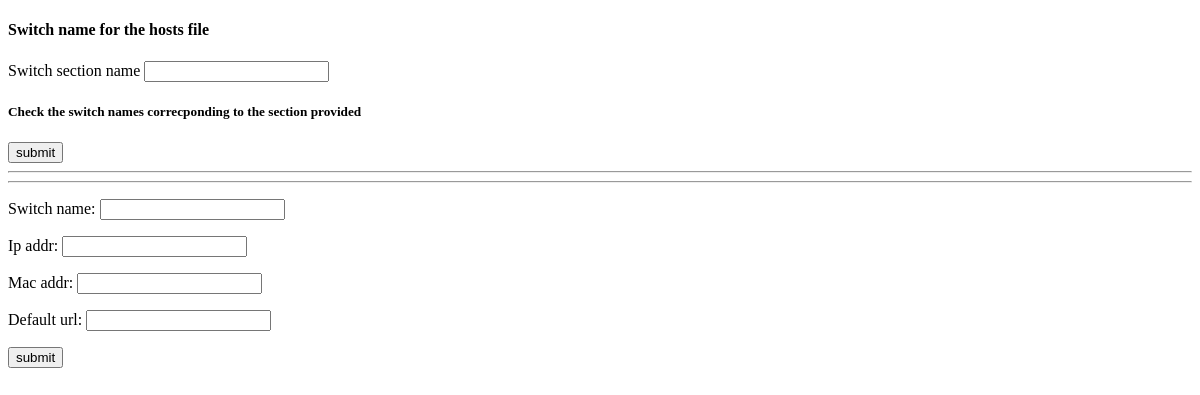
Before: / with the older database file.
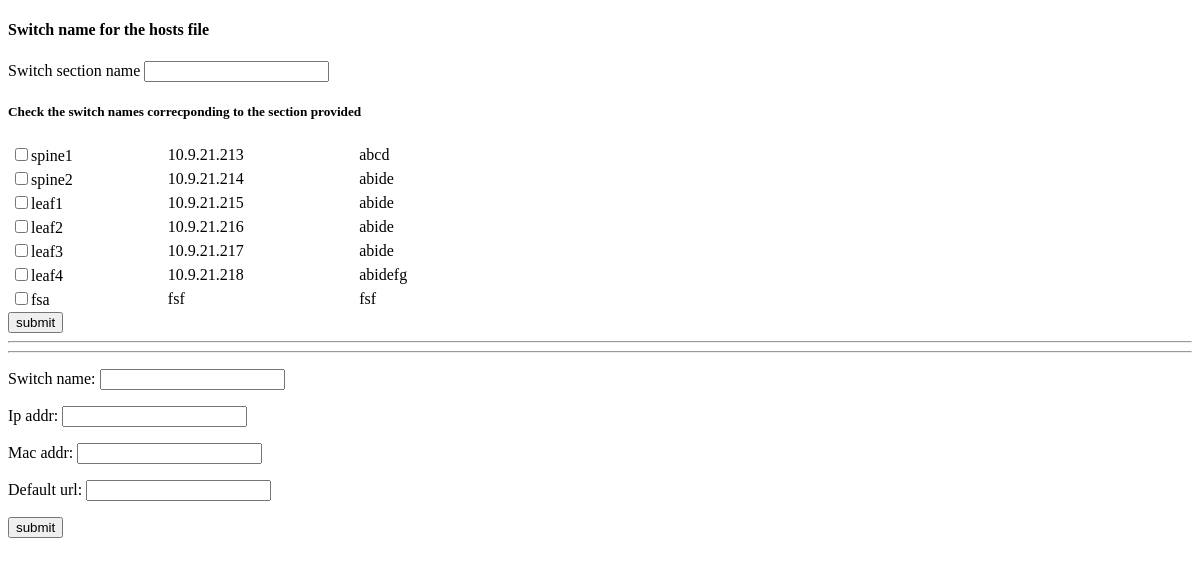
After: the same page with the newer database file.
### dhcp/models.py (models this page shows, shortened)
class Post(models.Model):
    switch_name = models.CharField(max_length=100)
    ip_addr = models.CharField(max_length=100)
    mac_addr = models.CharField(max_length=100)
    default_url = models.CharField(max_length=100)

### dhcp/views.py (the view)
# urls.py: url(r'^$', views.dhcp_switch_add, name='dhcp_switch_add'),
def dhcp_switch_add(request):
    global dhcp_config
    display = Post.objects.all()
    if request.method == "POST":
        form = DhcpForm(request.POST)
        if form.is_valid():
            name = form.cleaned_data['switch_name']
            ip_addr = form.cleaned_data['ip_addr']
            mac_addr = form.cleaned_data['mac_addr']
            default_url = form.cleaned_data['default_url']
            form.save()
            dhcp_file = open(dhcp_config, "a")
            str_onie = "\nhost " + name
            str_onie += "{\nhardware ethernet " + ip_addr
            str_onie += ";\nfixed-address " + mac_addr
            str_onie += ";\noption host-name \"" + name + "\""
            str_onie += ";\noption default-url = \"" + default_url + "\""
            str_onie += ";\n}\n"
            dhcp_file.write(str_onie)
            dhcp_file.close()
            return render(request, 'dhcp/dhcp_switch_add.html', {'form': form, 'display': display})
    else:
        form = DhcpForm()
        return render(request, 'dhcp/dhcp_switch_add.html', {'form': form, 'display': display})

### dhcp/forms.py
class DhcpForm(forms.ModelForm):
    class Meta:
        model = Post
        fields = ('switch_name', 'ip_addr', 'mac_addr', 'default_url', )

### dhcp/templates/dhcp/dhcp_switch_add.html (shortened to what this page needs)
<!DOCTYPE html>
<html lang="en">
<head>
</head>
<body>
<h4>Switch name for the hosts file</h4>
<div>
<form action="{% url 'make_host_file' %}" method="post">{% csrf_token %}
    <label for="ip_addr">Switch section name </label>
    <input  type="text"  name="section_name"><br>
    <h5>Check the switch names correcponding to the section provided</h5>
    <table style="width:40%">
        {% for post in display %}
            <tr>
                <td><input type="checkbox" name="switch" value="{{ post.switch_name }}">{{ post.switch_name }}</td>
                <td>{{ post.ip_addr }}</td>
                <td>{{ post.mac_addr }}</td>
            </tr>
        {% endfor %}
    </table>
    <input type="submit" value="submit">
</form>
</div>
<hr>
<hr>
<form action="" method="post">{% csrf_token %}
    {{ form.as_p }}
    <input type="submit" value="submit">
</form>
</body>
</html>

Changed rows visible on the page:
added Post: switch_name "spine1", ip_addr "10.9.21.213", mac_addr "abcd"
added Post: switch_name "spine2", ip_addr "10.9.21.214", mac_addr "abide"
added Post: switch_name "leaf1", ip_addr "10.9.21.215", mac_addr "abide"
added Post: switch_name "leaf2", ip_addr "10.9.21.216", mac_addr "abide"
added Post: switch_name "leaf3", ip_addr "10.9.21.217", mac_addr "abide"
added Post: switch_name "leaf4", ip_addr "10.9.21.218", mac_addr "abidefg"
added Post: switch_name "fsa", ip_addr "fsf", mac_addr "fsf"
